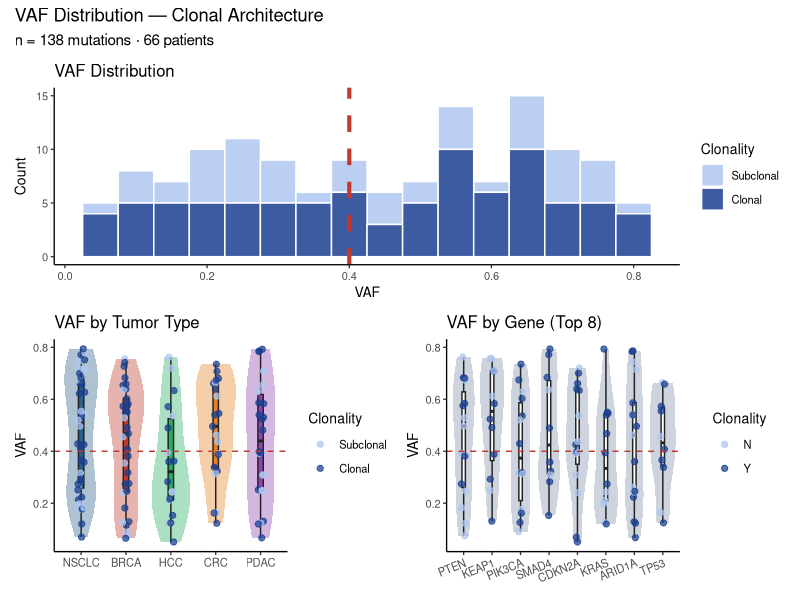

Reproduce this figure in R.
library(ggplot2); library(dplyr); library(patchwork)

set.seed(12)
TT_COLORS <- c(NSCLC="#2c5f8a",BRCA="#c0392b",HCC="#27ae60",CRC="#e67e22",PDAC="#8e44ad")
CLONAL_C  <- c(Y="#1a3f8f",N="#aec6ef")
GENES8    <- c("PTEN","KEAP1","PIK3CA","SMAD4","CDKN2A","KRAS","ARID1A","TP53")

TT <- rep(names(TT_COLORS), c(25,13,12,16,14))
point <- do.call(rbind, lapply(1:138, function(i) {
  g <- sample(c(GENES8,"OTHER"), 1, prob=c(rep(.1,8),.2))
  tt <- sample(TT, 1)
  data.frame(HUGO_SYMBOL=g, TUMORTYPE=tt,
             VAF=round(runif(1,.05,.80),3),
             CLONAL=sample(c("Y","N"),1,prob=c(.65,.35)))
})) %>% mutate(TUMORTYPE=factor(TUMORTYPE,levels=names(TT_COLORS)))

p12a <- ggplot(point, aes(VAF, fill=CLONAL)) +
  geom_histogram(binwidth=.05, alpha=.85, position="stack", color="white") +
  geom_vline(xintercept=.4, color="#c0392b", linetype="dashed", linewidth=1.4) +
  scale_fill_manual(values=CLONAL_C, labels=c(Y="Clonal",N="Subclonal"), name="Clonality") +
  theme_classic(base_size=10) + labs(x="VAF", y="Count", title="VAF Distribution")

p12b <- ggplot(point, aes(TUMORTYPE, VAF, fill=TUMORTYPE)) +
  geom_violin(alpha=.38, color=NA) +
  geom_boxplot(width=.12, outlier.shape=NA, color="#222222") +
  geom_jitter(aes(color=CLONAL), width=.08, size=1.8, alpha=.72) +
  geom_hline(yintercept=.4, color="#c0392b", linetype="dashed") +
  scale_fill_manual(values=TT_COLORS, guide="none") +
  scale_color_manual(values=CLONAL_C, labels=c(Y="Clonal",N="Subclonal"), name="Clonality") +
  theme_classic(base_size=10) + theme(axis.title.x=element_blank()) +
  labs(title="VAF by Tumor Type")

p12c <- ggplot(point %>% filter(HUGO_SYMBOL %in% GENES8) %>%
                 mutate(HUGO_SYMBOL=factor(HUGO_SYMBOL,levels=GENES8)),
               aes(HUGO_SYMBOL, VAF)) +
  geom_violin(fill="#7f8fa6", alpha=.38, color=NA) +
  geom_boxplot(width=.12, outlier.shape=NA, color="#222222") +
  geom_jitter(aes(color=CLONAL), width=.08, size=1.8, alpha=.72) +
  geom_hline(yintercept=.4, color="#c0392b", linetype="dashed") +
  scale_color_manual(values=CLONAL_C, name="Clonality") +
  theme_classic(base_size=10) +
  theme(axis.text.x=element_text(angle=22,hjust=1), axis.title.x=element_blank()) +
  labs(title="VAF by Gene (Top 8)")

p <- p12a / (p12b | p12c) + plot_layout(heights=c(1,1.2)) +
  plot_annotation(title="VAF Distribution — Clonal Architecture",
                  subtitle="n = 138 mutations · 66 patients")

ggsave("plots/12_vaf.png", p, width=17, height=12, dpi=180, bg="white")
cat("12 done\n")
